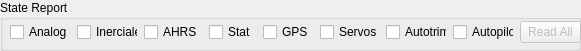
     <widget class="QGroupBox" name="groupBox_15">
      <property name="geometry">
       <rect>
        <x>10</x>
        <y>0</y>
        <width>581</width>
        <height>51</height>
       </rect>
      </property>
      <property name="title">
       <string>State Report</string>
      </property>
      <widget class="QWidget" name="layoutWidget">
       <property name="geometry">
        <rect>
         <x>10</x>
         <y>20</y>
         <width>571</width>
         <height>25</height>
        </rect>
       </property>
       <layout class="QHBoxLayout" name="horizontalLayout_5">
        <item>
         <widget class="QCheckBox" name="checkBoxStatusAnalog">
          <property name="text">
           <string>Analog</string>
          </property>
          <property name="checkable">
           <bool>true</bool>
          </property>
          <property name="checked">
           <bool>false</bool>
          </property>
         </widget>
        </item>
        <item>
         <widget class="QCheckBox" name="checkBoxStatusInerciales">
          <property name="text">
           <string>Inerciales</string>
          </property>
          <property name="checkable">
           <bool>true</bool>
          </property>
         </widget>
        </item>
        <item>
         <widget class="QCheckBox" name="checkBoxStatusAHRS">
          <property name="text">
           <string>AHRS</string>
          </property>
          <property name="checkable">
           <bool>true</bool>
          </property>
         </widget>
        </item>
        <item>
         <widget class="QCheckBox" name="checkBoxStatusStat">
          <property name="text">
           <string>Stat</string>
          </property>
          <property name="checkable">
           <bool>true</bool>
          </property>
         </widget>
        </item>
        <item>
         <widget class="QCheckBox" name="checkBoxStatusGPS">
          <property name="text">
           <string>GPS</string>
          </property>
          <property name="checkable">
           <bool>true</bool>
          </property>
         </widget>
        </item>
        <item>
         <widget class="QCheckBox" name="checkBoxStatusServos">
          <property name="text">
           <string>Servos</string>
          </property>
          <property name="checkable">
           <bool>true</bool>
          </property>
         </widget>
        </item>
        <item>
         <widget class="QCheckBox" name="checkBoxStatusAutotrim">
          <property name="text">
           <string>Autotrim</string>
          </property>
          <property name="checkable">
           <bool>true</bool>
          </property>
         </widget>
        </item>
        <item>
         <widget class="QCheckBox" name="checkBoxStatusAutopilot">
          <property name="text">
           <string>Autopilot</string>
          </property>
          <property name="checkable">
           <bool>true</bool>
          </property>
         </widget>
        </item>
        <item>
         <widget class="QPushButton" name="pushButtonParamReadAll">
          <property name="enabled">
           <bool>false</bool>
          </property>
          <property name="text">
           <string>Read All</string>
          </property>
         </widget>
        </item>
       </layout>
      </widget>
     </widget>
